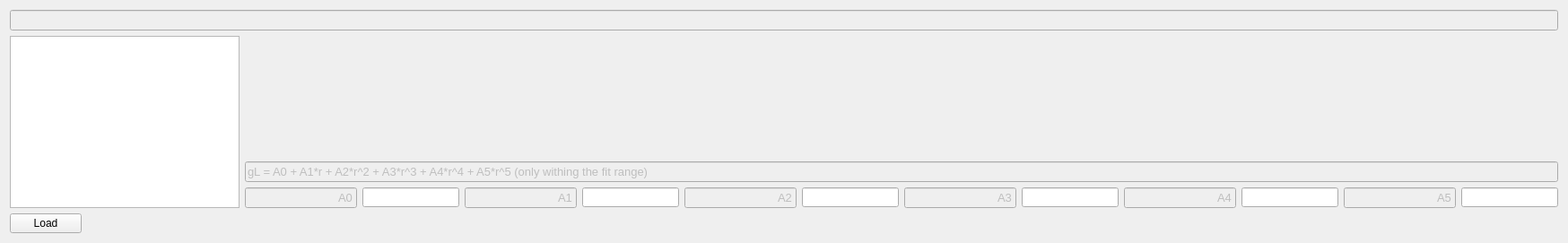
                  <widget class="QWidget" name="Brachy_tab_45">
                   <attribute name="title">
                    <string>Radial Dose</string>
                   </attribute>
                   <layout class="QGridLayout" name="gridLayout_52">
                    <item row="5" column="0">
                     <widget class="QPushButton" name="Brachy_Radial_load">
                      <property name="text">
                       <string>Load</string>
                      </property>
                     </widget>
                    </item>
                    <item row="5" column="4">
                     <spacer name="horizontalSpacer_67">
                      <property name="orientation">
                       <enum>Qt::Orientation::Horizontal</enum>
                      </property>
                      <property name="sizeHint" stdset="0">
                       <size>
                        <width>40</width>
                        <height>20</height>
                       </size>
                      </property>
                     </spacer>
                    </item>
                    <item row="3" column="3" colspan="12">
                     <widget class="QLineEdit" name="Brachy_rad_eq">
                      <property name="enabled">
                       <bool>false</bool>
                      </property>
                      <property name="font">
                       <font>
                        <pointsize>10</pointsize>
                       </font>
                      </property>
                      <property name="text">
                       <string>gL = A0 + A1*r + A2*r^2 + A3*r^3 + A4*r^4 + A5*r^5 (only withing the fit range)   </string>
                      </property>
                     </widget>
                    </item>
                    <item row="5" column="13">
                     <spacer name="horizontalSpacer_71">
                      <property name="orientation">
                       <enum>Qt::Orientation::Horizontal</enum>
                      </property>
                      <property name="sizeHint" stdset="0">
                       <size>
                        <width>40</width>
                        <height>20</height>
                       </size>
                      </property>
                     </spacer>
                    </item>
                    <item row="5" column="1">
                     <spacer name="horizontalSpacer_52">
                      <property name="orientation">
                       <enum>Qt::Orientation::Horizontal</enum>
                      </property>
                      <property name="sizeHint" stdset="0">
                       <size>
                        <width>40</width>
                        <height>20</height>
                       </size>
                      </property>
                     </spacer>
                    </item>
                    <item row="5" column="11">
                     <spacer name="horizontalSpacer_72">
                      <property name="orientation">
                       <enum>Qt::Orientation::Horizontal</enum>
                      </property>
                      <property name="sizeHint" stdset="0">
                       <size>
                        <width>40</width>
                        <height>20</height>
                       </size>
                      </property>
                     </spacer>
                    </item>
                    <item row="5" column="9">
                     <spacer name="horizontalSpacer_75">
                      <property name="orientation">
                       <enum>Qt::Orientation::Horizontal</enum>
                      </property>
                      <property name="sizeHint" stdset="0">
                       <size>
                        <width>40</width>
                        <height>20</height>
                       </size>
                      </property>
                     </spacer>
                    </item>
                    <item row="1" column="3" rowspan="2" colspan="12">
                     <widget class="QWidget" name="Brachy_radial_axes" native="true"/>
                    </item>
                    <item row="5" column="5">
                     <spacer name="horizontalSpacer_68">
                      <property name="orientation">
                       <enum>Qt::Orientation::Horizontal</enum>
                      </property>
                      <property name="sizeHint" stdset="0">
                       <size>
                        <width>40</width>
                        <height>20</height>
                       </size>
                      </property>
                     </spacer>
                    </item>
                    <item row="5" column="3">
                     <spacer name="horizontalSpacer_53">
                      <property name="orientation">
                       <enum>Qt::Orientation::Horizontal</enum>
                      </property>
                      <property name="sizeHint" stdset="0">
                       <size>
                        <width>40</width>
                        <height>20</height>
                       </size>
                      </property>
                     </spacer>
                    </item>
                    <item row="5" column="2">
                     <spacer name="horizontalSpacer_54">
                      <property name="orientation">
                       <enum>Qt::Orientation::Horizontal</enum>
                      </property>
                      <property name="sizeHint" stdset="0">
                       <size>
                        <width>40</width>
                        <height>20</height>
                       </size>
                      </property>
                     </spacer>
                    </item>
                    <item row="5" column="6">
                     <spacer name="horizontalSpacer_73">
                      <property name="orientation">
                       <enum>Qt::Orientation::Horizontal</enum>
                      </property>
                      <property name="sizeHint" stdset="0">
                       <size>
                        <width>40</width>
                        <height>20</height>
                       </size>
                      </property>
                     </spacer>
                    </item>
                    <item row="5" column="7">
                     <spacer name="horizontalSpacer_74">
                      <property name="orientation">
                       <enum>Qt::Orientation::Horizontal</enum>
                      </property>
                      <property name="sizeHint" stdset="0">
                       <size>
                        <width>40</width>
                        <height>20</height>
                       </size>
                      </property>
                     </spacer>
                    </item>
                    <item row="5" column="14">
                     <spacer name="horizontalSpacer_61">
                      <property name="orientation">
                       <enum>Qt::Orientation::Horizontal</enum>
                      </property>
                      <property name="sizeHint" stdset="0">
                       <size>
                        <width>40</width>
                        <height>20</height>
                       </size>
                      </property>
                     </spacer>
                    </item>
                    <item row="1" column="0" rowspan="4" colspan="3">
                     <widget class="QTableWidget" name="Brachy_Radial_table"/>
                    </item>
                    <item row="5" column="12">
                     <spacer name="horizontalSpacer_70">
                      <property name="orientation">
                       <enum>Qt::Orientation::Horizontal</enum>
                      </property>
                      <property name="sizeHint" stdset="0">
                       <size>
                        <width>40</width>
                        <height>20</height>
                       </size>
                      </property>
                     </spacer>
                    </item>
                    <item row="5" column="10">
                     <spacer name="horizontalSpacer_69">
                      <property name="orientation">
                       <enum>Qt::Orientation::Horizontal</enum>
                      </property>
                      <property name="sizeHint" stdset="0">
                       <size>
                        <width>40</width>
                        <height>20</height>
                       </size>
                      </property>
                     </spacer>
                    </item>
                    <item row="5" column="8">
                     <spacer name="horizontalSpacer_76">
                      <property name="orientation">
                       <enum>Qt::Orientation::Horizontal</enum>
                      </property>
                      <property name="sizeHint" stdset="0">
                       <size>
                        <width>40</width>
                        <height>20</height>
                       </size>
                      </property>
                     </spacer>
                    </item>
                    <item row="4" column="3">
                     <widget class="QLineEdit" name="Brachy_rad_A0L">
                      <property name="enabled">
                       <bool>false</bool>
                      </property>
                      <property name="font">
                       <font>
                        <pointsize>10</pointsize>
                       </font>
                      </property>
                      <property name="layoutDirection">
                       <enum>Qt::LayoutDirection::LeftToRight</enum>
                      </property>
                      <property name="text">
                       <string>A0</string>
                      </property>
                      <property name="alignment">
                       <set>Qt::AlignmentFlag::AlignRight|Qt::AlignmentFlag::AlignTrailing|Qt::AlignmentFlag::AlignVCenter</set>
                      </property>
                     </widget>
                    </item>
                    <item row="4" column="4">
                     <widget class="QLineEdit" name="Brachy_rad_A0"/>
                    </item>
                    <item row="4" column="5">
                     <widget class="QLineEdit" name="Brachy_rad_A1L">
                      <property name="enabled">
                       <bool>false</bool>
                      </property>
                      <property name="font">
                       <font>
                        <pointsize>10</pointsize>
                       </font>
                      </property>
                      <property name="layoutDirection">
                       <enum>Qt::LayoutDirection::LeftToRight</enum>
                      </property>
                      <property name="text">
                       <string>A1</string>
                      </property>
                      <property name="alignment">
                       <set>Qt::AlignmentFlag::AlignRight|Qt::AlignmentFlag::AlignTrailing|Qt::AlignmentFlag::AlignVCenter</set>
                      </property>
                     </widget>
                    </item>
                    <item row="4" column="6">
                     <widget class="QLineEdit" name="Brachy_rad_A1"/>
                    </item>
                    <item row="4" column="7">
                     <widget class="QLineEdit" name="Brachy_rad_A2L">
                      <property name="enabled">
                       <bool>false</bool>
                      </property>
                      <property name="font">
                       <font>
                        <pointsize>10</pointsize>
                       </font>
                      </property>
                      <property name="layoutDirection">
                       <enum>Qt::LayoutDirection::LeftToRight</enum>
                      </property>
                      <property name="text">
                       <string>A2</string>
                      </property>
                      <property name="alignment">
                       <set>Qt::AlignmentFlag::AlignRight|Qt::AlignmentFlag::AlignTrailing|Qt::AlignmentFlag::AlignVCenter</set>
                      </property>
                     </widget>
                    </item>
                    <item row="0" column="0" colspan="15">
                     <widget class="QLineEdit" name="brachy_radial_1stline">
                      <property name="enabled">
                       <bool>false</bool>
                      </property>
                      <property name="font">
                       <font>
                        <pointsize>10</pointsize>
                       </font>
                      </property>
                     </widget>
                    </item>
                    <item row="4" column="8">
                     <widget class="QLineEdit" name="Brachy_rad_A2"/>
                    </item>
                    <item row="4" column="9">
                     <widget class="QLineEdit" name="Brachy_rad_A3L">
                      <property name="enabled">
                       <bool>false</bool>
                      </property>
                      <property name="font">
                       <font>
                        <pointsize>10</pointsize>
                       </font>
                      </property>
                      <property name="layoutDirection">
                       <enum>Qt::LayoutDirection::LeftToRight</enum>
                      </property>
                      <property name="text">
                       <string>A3</string>
                      </property>
                      <property name="alignment">
                       <set>Qt::AlignmentFlag::AlignRight|Qt::AlignmentFlag::AlignTrailing|Qt::AlignmentFlag::AlignVCenter</set>
                      </property>
                     </widget>
                    </item>
                    <item row="4" column="10">
                     <widget class="QLineEdit" name="Brachy_rad_A3"/>
                    </item>
                    <item row="4" column="11">
                     <widget class="QLineEdit" name="Brachy_rad_A4L">
                      <property name="enabled">
                       <bool>false</bool>
                      </property>
                      <property name="font">
                       <font>
                        <pointsize>10</pointsize>
                       </font>
                      </property>
                      <property name="layoutDirection">
                       <enum>Qt::LayoutDirection::LeftToRight</enum>
                      </property>
                      <property name="text">
                       <string>A4</string>
                      </property>
                      <property name="alignment">
                       <set>Qt::AlignmentFlag::AlignRight|Qt::AlignmentFlag::AlignTrailing|Qt::AlignmentFlag::AlignVCenter</set>
                      </property>
                     </widget>
                    </item>
                    <item row="4" column="12">
                     <widget class="QLineEdit" name="Brachy_rad_A4"/>
                    </item>
                    <item row="4" column="13">
                     <widget class="QLineEdit" name="Brachy_rad_A5L">
                      <property name="enabled">
                       <bool>false</bool>
                      </property>
                      <property name="font">
                       <font>
                        <pointsize>10</pointsize>
                       </font>
                      </property>
                      <property name="layoutDirection">
                       <enum>Qt::LayoutDirection::LeftToRight</enum>
                      </property>
                      <property name="text">
                       <string>A5</string>
                      </property>
                      <property name="alignment">
                       <set>Qt::AlignmentFlag::AlignRight|Qt::AlignmentFlag::AlignTrailing|Qt::AlignmentFlag::AlignVCenter</set>
                      </property>
                     </widget>
                    </item>
                    <item row="4" column="14">
                     <widget class="QLineEdit" name="Brachy_rad_A5"/>
                    </item>
                   </layout>
                  </widget>
